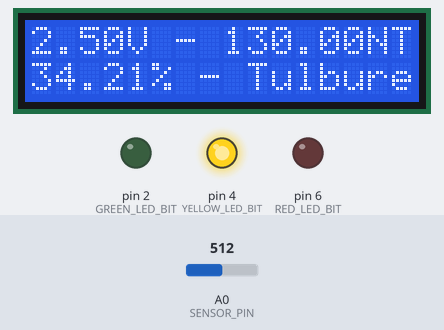
The program below on a simulated Arduino Uno, built with avr-gcc and run on an emulated ATmega328P. On the bench: 16×2 character LCD, output pins drawn as LEDs (lit = HIGH). The test bench sets the inputs (shaded band); at power-on: A0 (SENSOR_PIN) = 512.

Above: at 1.2 s.
1.3 s: A0 (SENSOR_PIN) set to 561
At 2.8 s:
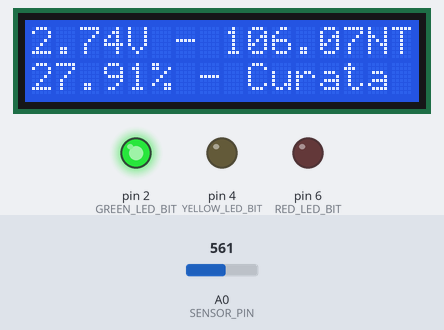
3.6 s: A0 (SENSOR_PIN) set to 122
At 5.4 s:
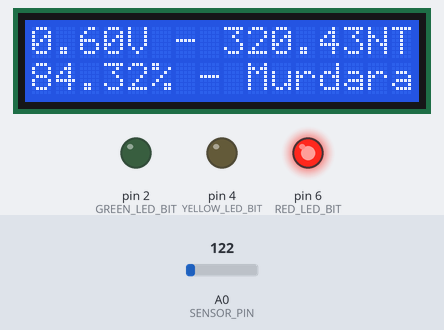
5.7 s: A0 (SENSOR_PIN) set to 225
At 7.2 s:
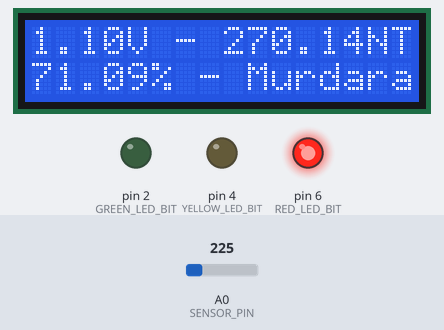
7.7 s: A0 (SENSOR_PIN) set to 244
At 8.7 s:
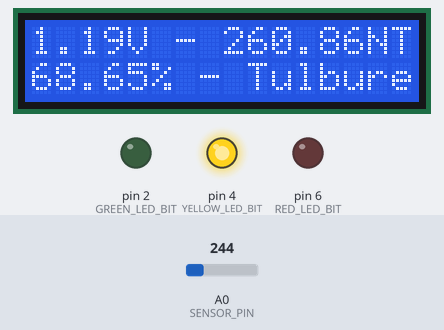
9.8 s: A0 (SENSOR_PIN) set to 716
At 11.4 s:
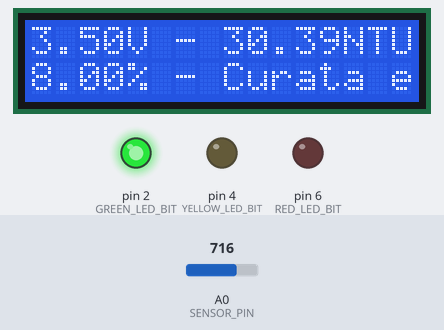
Timing chart, 0 to 12.9 s (numbered marks = the images above; inputs shaded):
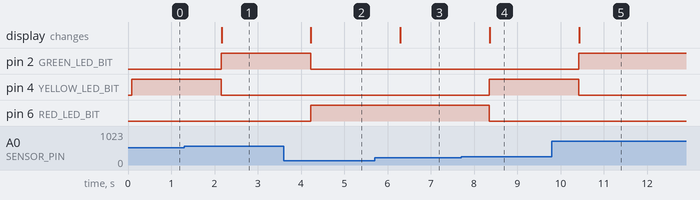

The program:

main.cpp
```cpp
#include <Arduino.h>
#include <LiquidCrystal_I2C.h>

#define SENSOR_PIN A0             // Pinul analogic pentru senzorul de turbiditate (A0 = ADC0)
#define GREEN_LED_BIT (1 << PD2)  // Bitul pinului 2 din PORTD
#define YELLOW_LED_BIT (1 << PD4) // Bitul pinului 4
#define RED_LED_BIT (1 << PD6)    // Bitul pinului 6

LiquidCrystal_I2C lcd(0x27, 16, 2);

// Functie care calculeaza nivelul de turbiditate, calculele fiind adaptate la caracteristicile senzorului:
// 100*voltage reprezinta NTU in functie de V. Numarul 380 l-am ales experimental, dupa ce am observat
// ca NTU-ul era inversat (era aprox. 375 cand apa era clara si aprox. 0 cand apa era foarte tulbure)
float calcNTU(float voltage) {
  return 380 - 100 * voltage;
}

void setup() {
  // Configurarea LED-urilor ca output-uri
  DDRD |= GREEN_LED_BIT;
  DDRD |= YELLOW_LED_BIT;
  DDRD |= RED_LED_BIT;

  lcd.init();
  lcd.backlight();

  Serial.begin(9600); // Baud rate

  // Configurare ADC
  ADMUX = (1 << REFS0); // Seteaza bitul REFS0 la 1 => referinta de tensiune pentru ADC e AVcc (5 V)
  ADCSRA = (1 << ADEN) | (1 << ADPS2) | (1 << ADPS1) | (1 << ADPS0); // Porneste convertorul si seteaza prescalerul la 128
}

uint16_t readADC(uint8_t channel) {
  ADMUX = (ADMUX & 0xF8) | (channel & 0x07); // Selecteaza canalul ADC

  // Porneste conversia ADC si asteapta pana este gata
  ADCSRA |= (1 << ADSC);
  while (ADCSRA & (1 << ADSC));

  return ADC; // Rezultatul conversiei
}

void loop() {
  uint16_t sensorValue = readADC(0);            // Citirea valoarii de la senzor (canalul ADC0)
  float voltage = sensorValue * (5.0 / 1024.0); // V_in = ADC * V_ref / 1024
  float ntu = calcNTU(voltage);
  float percentage = 100 * ntu / 380;           // Scalarea nivelului de turbiditate la valori cuprinse intre 0-100

  // Afisare pe LCD
  lcd.setCursor(0, 0);
  lcd.print(voltage);
  lcd.print("V - ");
  lcd.print(ntu);
  lcd.print("NTU");

  lcd.setCursor(0, 1);
  lcd.print(percentage);
  lcd.print("% - ");

  if (percentage < 30) {
    PORTD |= GREEN_LED_BIT;   // Aprinde LED-ul verde
    PORTD &= ~YELLOW_LED_BIT; // Stinge LED-ul galben
    PORTD &= ~RED_LED_BIT;    // Stinge LED-ul rosu
    lcd.print("Curata ");
  } else if (percentage < 70) {
    PORTD &= ~GREEN_LED_BIT;  // Stinge LED-ul verde
    PORTD |= YELLOW_LED_BIT;  // Aprinde LED-ul galben
    PORTD &= ~RED_LED_BIT;    // Stinge LED-ul rosu
    lcd.print("Tulbure");
  } else {
    PORTD &= ~GREEN_LED_BIT;  // Stinge LED-ul verde
    PORTD &= ~YELLOW_LED_BIT; // Stinge LED-ul galben
    PORTD |= RED_LED_BIT;     // Aprinde LED-ul rosu
    lcd.print("Murdara");
  }

  delay(1000);
}
```

Measured:
- the behaviour switches between 544 and 545 on A0 (SENSOR_PIN) (found by bisection; images 0 and 1)
- the behaviour switches between 233 and 234 on A0 (SENSOR_PIN) (found by bisection; images 3 and 4)
- after the input at 1.3 s, pin 2 (GREEN_LED_BIT): LOW → HIGH after 0.86 s; pin 4 (YELLOW_LED_BIT): HIGH → LOW after 0.86 s; the display: changes after 0.86 s (image 1)
- after the input at 3.6 s, pin 2 (GREEN_LED_BIT): HIGH → LOW after 0.62 s; pin 6 (RED_LED_BIT): LOW → HIGH after 0.62 s; the display: changes after 0.63 s (image 2)
- after the input at 5.7 s, the display: changes after 0.60 s (image 3)
- after the input at 7.7 s, pin 4 (YELLOW_LED_BIT): LOW → HIGH after 0.66 s; pin 6 (RED_LED_BIT): HIGH → LOW after 0.66 s; the display: changes after 0.66 s (image 4)
- after the input at 9.8 s, pin 2 (GREEN_LED_BIT): LOW → HIGH after 0.62 s; pin 4 (YELLOW_LED_BIT): HIGH → LOW after 0.62 s; the display: changes after 0.63 s (image 5)
